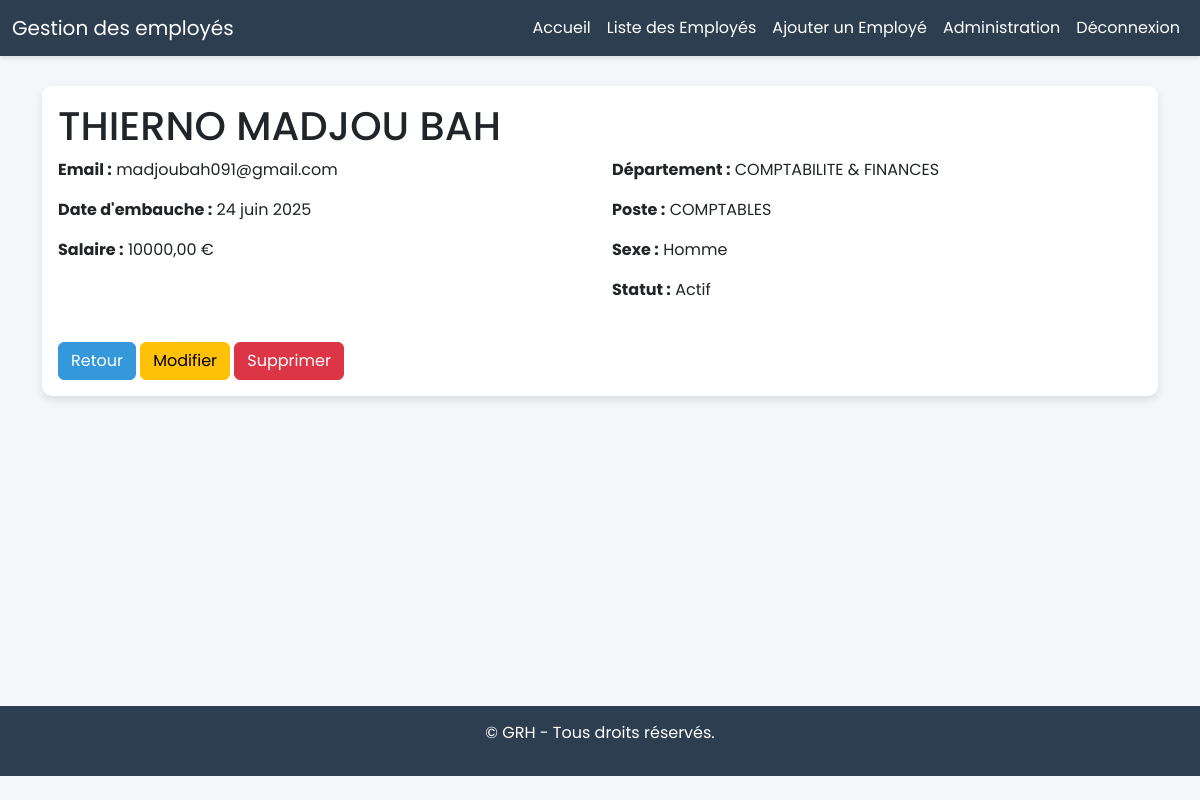
Page /employees/employee/8/ (signed in) on the committed database.
### Employes/models.py (models this page shows, shortened)
class Employee(models.Model):
       SEXE_CHOICES = [
           ('H', 'Homme'),
           ('F', 'Femme'),
           ('A', 'Autre'),
       ]
       prenom = models.CharField(max_length=50, verbose_name="Prénom")
       nom = models.CharField(max_length=50, verbose_name="Nom")
       email = models.EmailField(unique=True, verbose_name="Email")
       date_embauche = models.DateField(verbose_name="Date d'embauche")
       salaire = models.DecimalField(max_digits=10, decimal_places=2, verbose_name="Salaire")
       departement = models.ForeignKey(Department, on_delete=models.CASCADE, related_name='employes', verbose_name="Département")
       poste = models.ForeignKey(Poste, on_delete=models.CASCADE, related_name='employes', verbose_name="Poste")
       sexe = models.CharField(max_length=1, choices=SEXE_CHOICES, verbose_name="Sexe")
       est_actif = models.BooleanField(default=True, verbose_name="Actif")

class Department(models.Model):
       nom = models.CharField(max_length=100, verbose_name="Nom du département")
       description = models.TextField(blank=True, verbose_name="Description")
       class Meta:
           verbose_name = "Département"
           verbose_name_plural = "Départements"

class Poste(models.Model):
       nom = models.CharField(max_length=100, verbose_name="Nom du poste")
       description = models.TextField(blank=True, verbose_name="Description")
       class Meta:
           verbose_name = "Poste"
           verbose_name_plural = "Postes"

### Employes/views.py (the view)
# urls.py: path('employee/<int:pk>/', views.employee_detail, name='employee_detail'),
@login_required
def employee_detail(request, pk):
    employe = get_object_or_404(Employee, pk=pk)
    return render(request, 'Employes/employes_detail.html', {'employe': employe})

### Employes/templates/Employes/employes_detail.html (shortened to what this page needs)
{% extends 'Employes/base.html' %}
{% block content %}
<div class="container">
    <div class="card">
        <div class="card-body">
            <h1 class="card-title">{{ employe.prenom }} {{ employe.nom }}</h1>
            <div class="row">
                <div class="col-md-6">
                    <p><strong>Email :</strong> {{ employe.email }}</p>
                    <p><strong>Date d'embauche :</strong> {{ employe.date_embauche }}</p>
                    <p><strong>Salaire :</strong> {{ employe.salaire }} €</p>
                </div>
                <div class="col-md-6">
                    <p><strong>Département :</strong> {{ employe.departement.nom }}</p>
                    <p><strong>Poste :</strong> {{ employe.poste.nom }}</p>
                    <p><strong>Sexe :</strong> {{ employe.get_sexe_display }}</p>
                    <p><strong>Statut :</strong> {% if employe.est_actif %}Actif{% else %}Inactif{% endif %}</p>
                </div>
            </div>
            <div class="mt-4">
                <a href="{% url 'Employes:employee_list' %}" class="btn btn-primary">Retour</a>
                <a href="{% url 'Employes:employee_update' employe.pk %}" class="btn btn-warning">Modifier</a>
                <a href="{% url 'Employes:employee_delete' employe.pk %}" class="btn btn-danger">Supprimer</a>
            </div>
        </div>
    </div>
</div>
{% endblock %}

### Employes/templates/Employes/base.html (style rules this page uses)
body { font-family: 'Poppins', sans-serif; background-color: #f4f7fa; }
.card { border: none; box-shadow: 0 4px 8px rgba(0, 0, 0, 0.1); border-radius: 10px; }
.btn-primary { background-color: #3498db; border-color: #3498db; }

### rows in the picture
Employee: prenom "THIERNO MADJOU", nom "BAH", email "madjoubah091@gmail.com", date_embauche "24 juin 2025", salaire "10000,00", departement.nom "COMPTABILITE & FINANCES", poste.nom "COMPTABLES", sexe "Homme"
